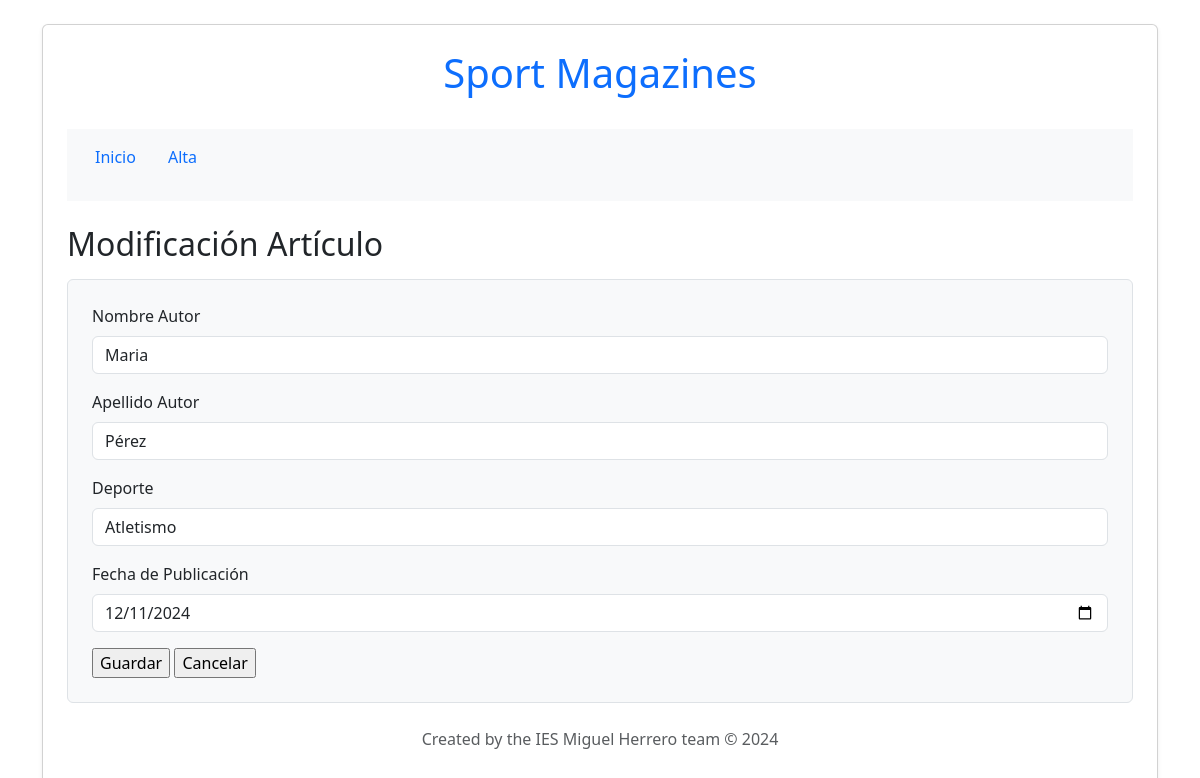
/edit.php?id=5, run on the app's committed database.
### tables this page shows
CREATE TABLE articulos (
  articulo_id INT UNSIGNED AUTO_INCREMENT PRIMARY KEY,
  apellido_autor VARCHAR(100) NOT NULL,
  nombre_autor VARCHAR(100) NOT NULL,
  deporte VARCHAR(100) NOT NULL,
  fecha_publicacion DATE NOT NULL
);

### src/edit.php (the view, shortened to what this page needs)
<?php
include_once("config.php");
?>
<!DOCTYPE html>
<html>
<head>
    <link href="https://cdn.jsdelivr.net/npm/bootstrap@5.3.0/dist/css/bootstrap.min.css" rel="stylesheet">
</head>
<body class="container py-4">
<div class="card p-4 shadow-sm">
    <header class="text-center mb-4">
        <h1 class="text-primary">Sport Magazines</h1>
    </header>
    <nav class="navbar navbar-expand-lg navbar-light bg-light mb-4">
        <div class="container-fluid">
            <ul class="nav nav-pills mb-3">
                <li class="nav-item"><a class="nav-link" href="index.php">Inicio</a></li>
                <li class="nav-item"><a class="nav-link" href="add.html">Alta</a></li>
            </ul>
        </div>
    </nav>
    <main>
        <h2 class="mb-3">Modificación Artículo</h2>
        <?php
        $articulo_id = $mysqli->real_escape_string($_GET['id']);
        $resultado = $mysqli->query("SELECT apellido_autor, nombre_autor, deporte, fecha_publicacion FROM articulos WHERE articulo_id = $articulo_id");
        $fila = $resultado->fetch_array();
        ?>
        <form action="edit_action.php" method="post" class="border p-4 rounded bg-light">
            <div class="mb-3">
                <label for="nombre_autor" class="form-label">Nombre Autor</label>
                <input type="text" class="form-control" name="nombre_autor" id="nombre_autor" value="<?php echo htmlspecialchars($fila['nombre_autor']); ?>" required>
            </div>
            <div class="mb-3">
                <label for="apellido_autor" class="form-label">Apellido Autor</label>
                <input type="text" class="form-control" name="apellido_autor" id="apellido_autor" value="<?php echo htmlspecialchars($fila['apellido_autor']); ?>" required>
            </div>
            <div class="mb-3">
                <label for="deporte" class="form-label">Deporte</label>
                <input type="text" class="form-control" name="deporte" id="deporte" value="<?php echo htmlspecialchars($fila['deporte']); ?>" required>
            </div>
            <div class="mb-3">
                <label for="fecha_publicacion" class="form-label">Fecha de Publicación</label>
                <input type="date" class="form-control" name="fecha_publicacion" id="fecha_publicacion" value="<?php echo htmlspecialchars($fila['fecha_publicacion']); ?>" required>
            </div>
            <input type="submit" name="modifica" value="Guardar">
            <input type="button" value="Cancelar" onclick="location.href='index.php'">
        </form>
    </main>
    <footer class="text-center mt-4">
        <p class="text-muted">Created by the IES Miguel Herrero team &copy; 2024</p>
    </footer>
</div>
</body>
</html>

### data on the page
articulos: nombre_autor "Maria", apellido_autor "Pérez", deporte "Atletismo", fecha_publicacion "12/11/2024"
